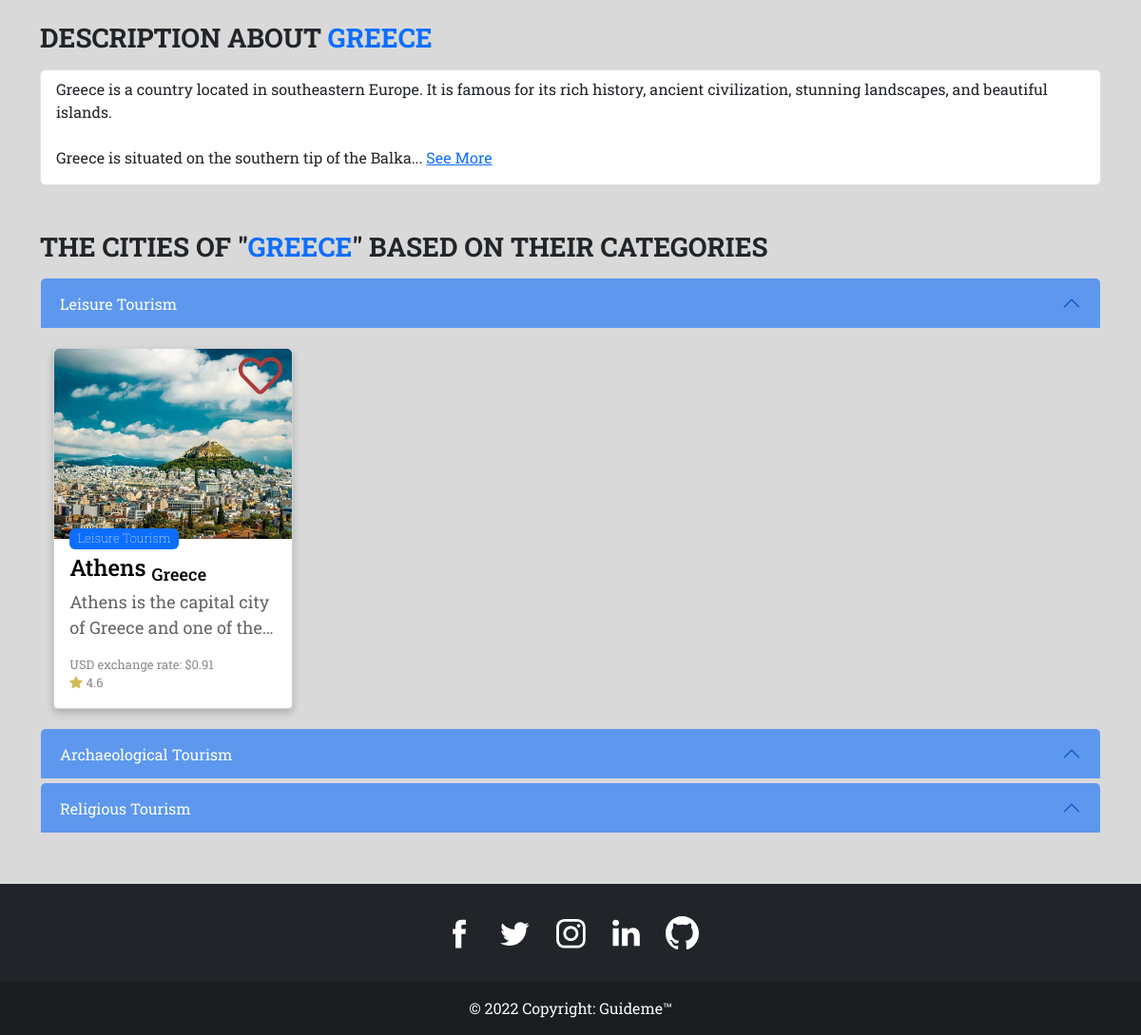
The page /countries/Greece (lower part) on the database as committed earlier.
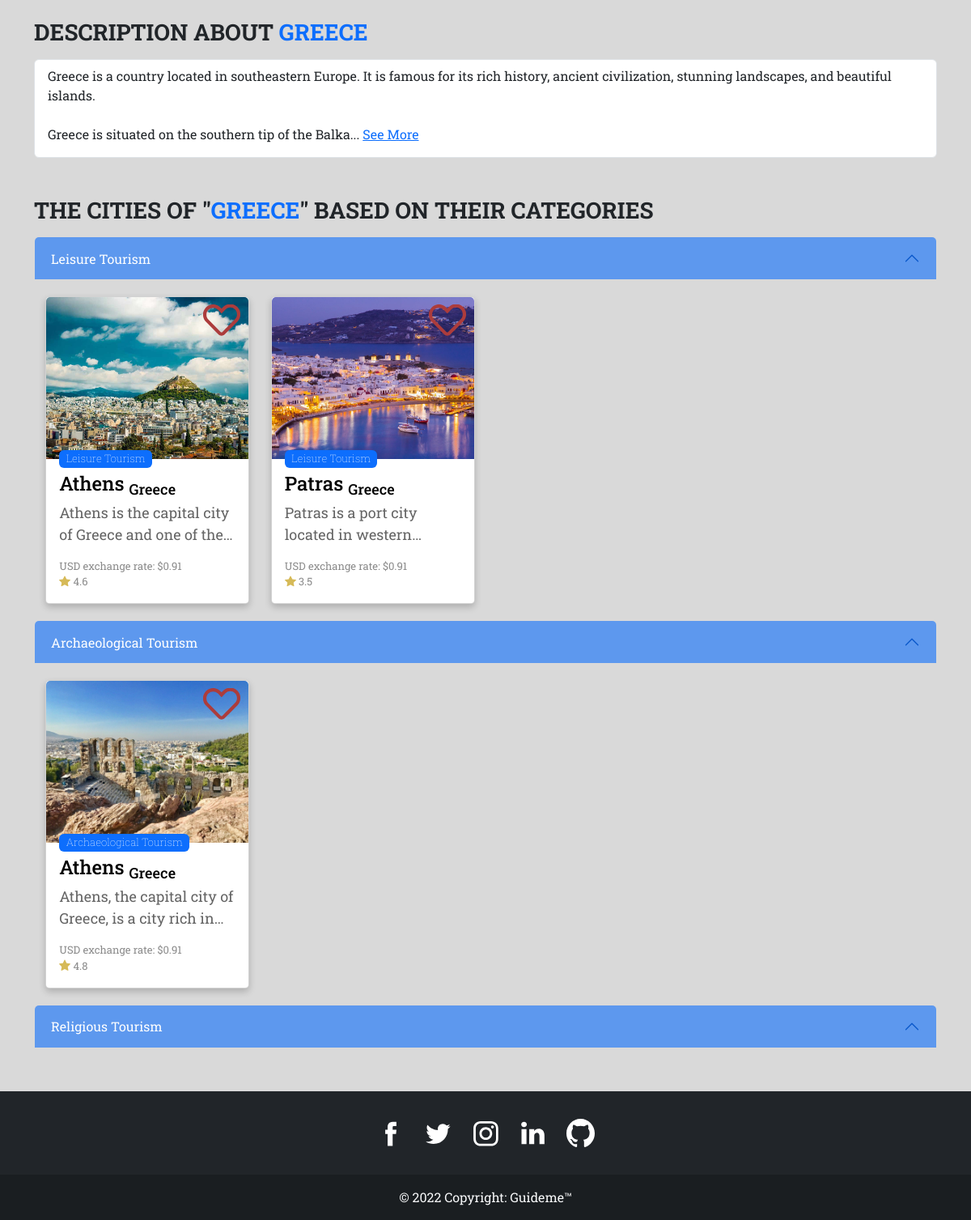
The same page on the database as committed later.
### pages/models.py (models this page shows, shortened)
class Category(models.Model):
    type = models.CharField(max_length= 22, null=True, blank=True, unique=True)
    class Meta:
        verbose_name = 'Category'
        verbose_name_plural = 'Categories'
    def __str__(self):
        return self.type

class City(models.Model):
    name = models.CharField(max_length=25, verbose_name= 'City Name')
    country = models.ForeignKey(Country, on_delete=models.CASCADE, null= True, to_field='name', db_constraint=False)
    caption = models.TextField(null = True, blank = False, verbose_name='Caption', validators=[validate_min_length,validate_max_length], help_text='Caption length must be between 40 and 2000 characters')
    image = models.ImageField(upload_to='images/%y/%m/%d', default='images/default/defaultImage.jpg', verbose_name='Image')
    exchangeRate = models.DecimalField(max_digits=6,decimal_places=2, verbose_name='Exchage Rate',help_text='The value of the local currency against one USD')
    rating = models.DecimalField(max_digits=2,decimal_places=1, verbose_name='Rating' ,max_length=5, help_text='Must be from 0 to 5')
    activeState = models.BooleanField(default=True, verbose_name='Active State')
    inWishlist = models.ManyToManyField(User, related_name='inWishList', blank=True)
    category = models.ForeignKey(Category, to_field='type', db_constraint=False, on_delete= models.CASCADE, null=True)
    mapSrc = models.TextField(verbose_name='Map Source', blank= True)
    activities = models.ManyToManyField(Activity, blank= True)
    restaurants = models.ManyToManyField(Restaurants, blank=True)
    hotels = models.ManyToManyField(Hotels, blank=True)
    class Meta:
        verbose_name = 'City'
        verbose_name_plural = 'Cities'
        ordering = ['-rating']

class Country(models.Model):
    name = models.CharField(max_length=16, verbose_name='Country Name', unique= True)
    description = models.TextField(null = True, blank = False, verbose_name='Description', validators=[validate_min_length,validate_max_length], help_text='Description length must be between 40 and 2000 characters')
    image = models.ImageField(upload_to='images/%y/%m/%d', default='images/default/defaultImage.jpg', verbose_name='Photo')
    activeState = models.BooleanField(default=True, verbose_name='Active State')
    class Meta:
        verbose_name = 'Country'
        verbose_name_plural = 'Countries'
        ordering = ['name']
    def __str__(self):
        return self.name

### pages/views.py (the view)
# urls.py: path('countries/<countryName>', views.countries, name='countries'),
def countries(request, countryName = None):
    country = Country.objects.all().filter(name = countryName) if countryName is None else Country.objects.all().get(name = countryName)
    return render(request, 'pages/countries.html', {
        'cities' : City.objects.all(),
        'country' : country,
        'countries' : Country.objects.all(),
        'categories': Category.objects.all().exclude(type = 'Most Rated'),
    })

### templates/pages/countries.html (shortened to what the changed rows need)
{% extends 'base.html' %}
{% load static%}
{% block content %}
{% if country %}
<section id="more-section">
    <div class="container pt-5">
        <div class="accordion mb-5 mt-3" id="accordionExample">
            <div class="accordion-item">
            {% for category in categories %}
            <h2 class="accordion-header" id="heading{{category.id}}">
                <button class="accordion-button" type="button" data-bs-toggle="collapse"
                    data-bs-target="#collapse{{category.id}}" aria-expanded="true" aria-controls="collapse{{category.id}}">
                    {% if category.type == 'Not Specified' %}{{category.type}}{% else %} {{category.type}} Tourism{% endif %}
                </button>
            </h2>
            {% for city in cities %}
            {% if country == city.country and category == city.category %}
                <div id="collapse{{category.id}}" class="accordion-collapse collapse show"
                    aria-labelledby="heading{{category.id}}">
                    <div class="accordion-body p-0">
                        <div class="column">
                            <div class="card text-light mt-3 p-0" id="{{city.name}}">
                                <a href="{{city.country}}/{{city.id}}">
                                    <img src="{{city.image.url}}" alt="{{city.name}}" class="card-img-top">
                                    <div class="card-body">
                                        <div class="badge-container">
                                            <div class="badge">{{city.category}} Tourism</div>
                                        </div>
                                        <h4 class="card-title">{{city.name}} <sub>{{city.country}}</sub></h4>
                                        <p class="card-text">{{city.caption}}</p>
                                        <p id="exchange-text">USD exchange rate: ${{city.exchangeRate}}</p>
                                        <p id="rating-text"><img src="{% static 'img/Icons/star-filled.svg' %}"
                                                id="star-icon" class="d-inline">
                                            {{city.rating}}</p>
                                    </div>
                                </a>
                                {% if user.is_authenticated %}
                    {% if city in user.wishlist.cities.all %}
                    <form action="{% url 'wishlist_add_remove' city.id %}" method="POST" target="wishlist-iframe">
                        {% csrf_token %}
                        <button type="submit" id="favorite-btn" class="wishlist-btn"><img
                            class="{{city.name}}F-icon" src="{% static 'img/Icons/Favorite-filled.svg' %}"></b>
                    </form>
                    {% else %}
                    <form action="{% url 'wishlist_add_remove' city.id %}" method="POST">
                        {% csrf_token %}
                        <button type="submit" id="favorite-btn" class="wishlist-btn"><img
                            class="{{city.name}}F-icon" src="{% static 'img/Icons/Favorite-outlined.svg' %}"></button>
                    </form>
                    {% endif %}
                    {% else %}
                    <a href="{% url 'signin' %}" id="favorite-btn" class="wishlist-btn"><img
                        class="{{city.name}}F-icon" src="{% static 'img/Icons/Favorite-outlined.svg' %}"></a>
                    {% endif %}
                            </div>
                        </div>
                    </div>
                </div>
                {% endif %}
                {% endfor %}
                {% endfor %}
            </div>
        </div>
        {% endif %}
    </div>
</section>
{% endblock content %}

Rows that differ between the two databases and show on the page:
added City: image (picture), category "Leisure", name "Patras", country "Greece", caption "Patras is a port city located in…", exchangeRate "0.91", rating "3.5", shown under Category "Leisure"
added City: image (picture), category "Archaeological", name "Athens", country "Greece", caption "Athens, the capital city of Greece, is a city rich…", exchangeRate "0.91", rating "4.8", shown under Category "Archaeological"
